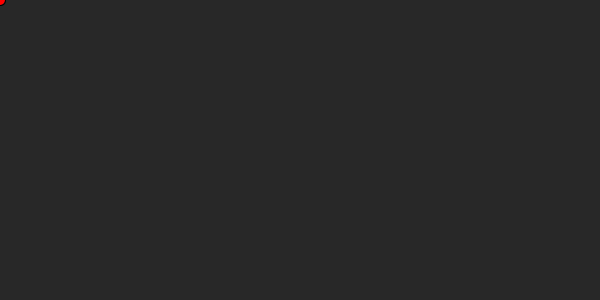
Frame 1 (no input)
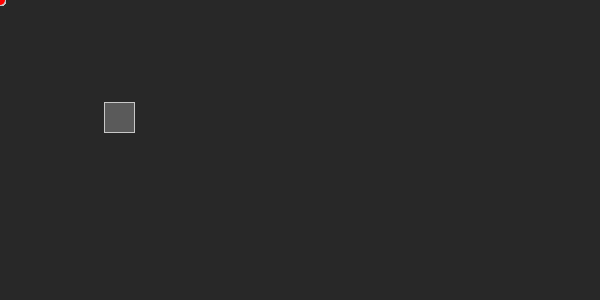
Frame 60 (the mouse pressed at the canvas centre just before this capture)
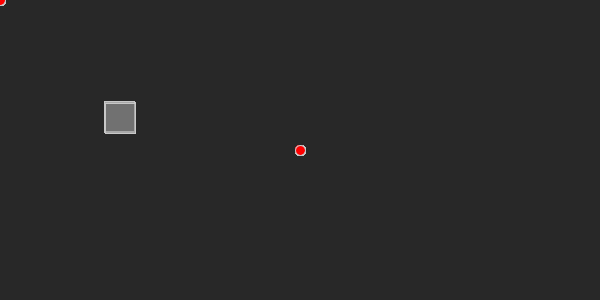
Frame 120 (the mouse held since frame 60 and released just before this capture)

The Processing sketch that drew these frames (run headless with seeded random() and noise(); from frame 60 on, the mouse is pressed at the canvas centre):

// Processing sketch: e_methods_1
// ── e_methods_1.pde
// initialise variable
float x, y;

void setup(){
  size(600,300);
  x = 0.0;
  y = 0.0;
  background(40);
}

void draw(){
  // background(40);
  y = increase_variable(x, 1.3);
  x = increase_variable(y, 2.3);
  if (x > 100.0 && y > 100.0){
    // println("bang! - " + x + ", " + y);
    fill(120, 100);
    stroke(200);
    rect(x,y, 30, 30);
    x = random(50);
    y = random(70);
  }
  fill(255,0,0);
  ellipse( mouseX, mouseY, 10,10 );
}

float increase_variable(float t, float incr){
  t += incr;
  return t;
}

void mouseClicked(){
  println("mouseClicked!");
}
void mousePressed(){
  println("mousePressed!");
  fill(255,255,0);
  ellipse( mouseX, mouseY, 20,20 );
}
void mouseReleased(){
  println("mouseReleased!");
  fill(0, 255,255);
  ellipse( mouseX, mouseY, 20,20 );
}
void mouseDragged(){
  fill(255, 255,255);
  ellipse( mouseX, mouseY, 10,10 );
}
